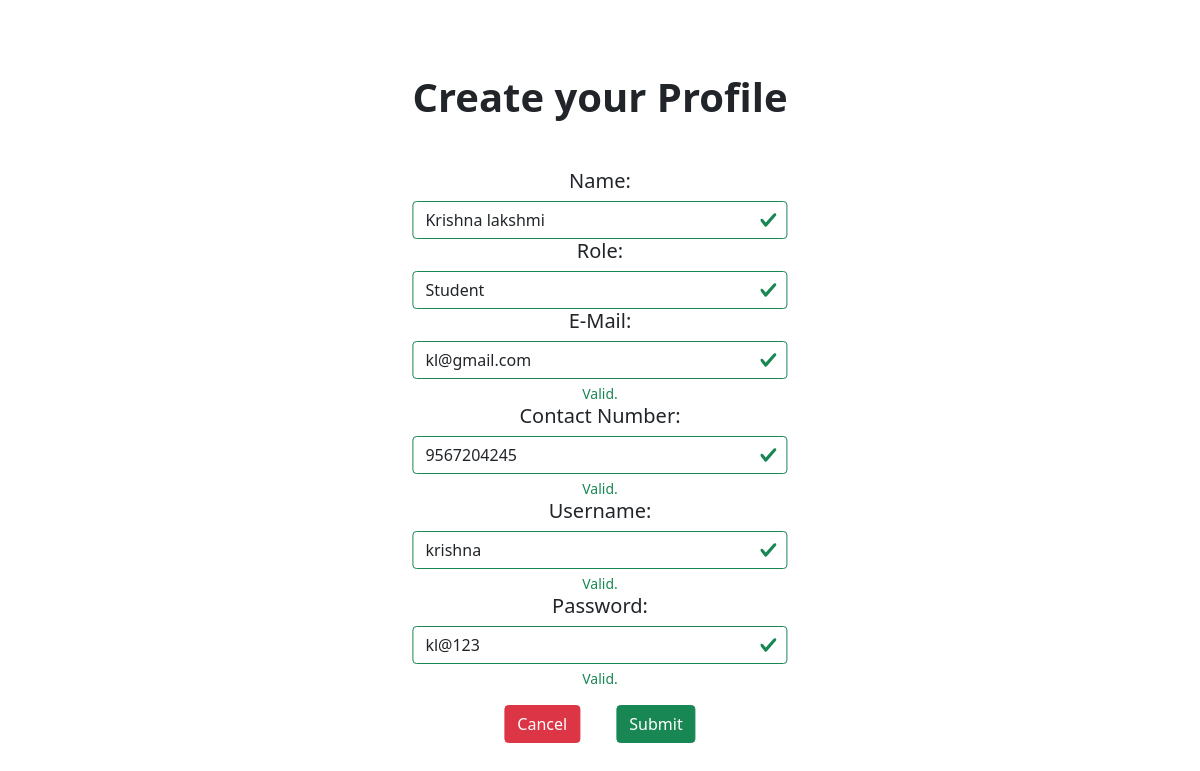
The page /Registerform/krishna on the database its author committed.
### tables this page shows
CREATE TABLE user(
			Name CHAR(25) NOT NULL,
			Role char(25),
			uname char(25) NOT NULL PRIMARY KEY,
			Pwd CHAR(100)NOT NULL UNIQUE,
			number int(10),
			email char(50));

### app.py (the view)
@app.route('/Registerform/<req>',methods=['GET','POST'])
def regform(req):
      if str(req)=='new':
            a1=request.form.get('name')
            a2=request.form.get('role')
            a3=request.form.get('uname')
            a4=request.form.get('pwd')
            a6=request.form.get('email')
            a5=request.form.get('num')
            if request.form.get('sub')=='j':
                  db.adduser(a1,a2,a3,a4,a5,a6)
                  return redirect('/userlogin')
            return render_template('regform.html',aa=req)
      else:
            a1=request.form.get('name')
            a2=request.form.get('role')
            a3=request.form.get('uname')
            a4=request.form.get('pwd')
            a6=request.form.get('email')
            a5=request.form.get('num')
            if request.form.get('sub')=='j':
                  db.deluser(req)
                  db.adduser(a1,a2,a3,a4,a5,a6)
                  t=f'/user_dashboard/{a3}'
                  return redirect(t)
            return render_template('regform.html',aa=req,k=db.userdetail(req))

### dbase.py (called while the page is built)
def userdetail(a):
    conn = sqlite3.connect('merge.db')
    cursor = conn.cursor()
    t=f"SELECT * FROM user WHERE uname='{a}'"
    cursor.execute(t)
    k=cursor.fetchall()
    conn.commit()
    conn.close()
    return k[0]

### templates/regform.html (shortened to what this page needs)
<!DOCTYPE html><html><head><title>KLlibrary</title>
  <link href="https://cdn.jsdelivr.net/npm/bootstrap@5.3.2/dist/css/bootstrap.min.css" rel="stylesheet">
    <link href="https://cdn.jsdelivr.net/npm/bootstrap@5.0.0/dist/css/bootstrap.min.css" rel="stylesheet">
</head>
<body>
<div class="position-absolute top-50 start-50 translate-middle">
<div class="container mt-3">
      <h1><b>Create your Profile</b></h1><br>
{% if aa == 'new' %}
      <form  method="POST" action='/Registerform/{{aa}}' class="was-validated" >
      <div class="mb-3 mt-3 text-center">
      <label><h5>Name:</h5></label>
      <input type="text" class="form-control"  placeholder="Enter full name" name="name" >
      <label><h5>Role:</h5></label>
      <input type="text" class="form-control" name="role" placeholder="Enter the role" >
      <label><h5>E-Mail:</h5></label>
      <input type="email" class="form-control" name="email" placeholder="Enter e-mail" required>
      <label><h5>Contact Number:</h5></label>
      <input type="tel" class="form-control" name="num" placeholder="Enter contact number" required>
      <label><h5>Username:</h5></label>
      <input type="text" class="form-control" name="uname" placeholder="Enter username" required>
      <label><h5>Password:</h5></label>
      <input type="text" class="form-control" name="pwd" placeholder="Enter password" required>
      </div>
      <div class="text-center">
      <a href="/userlogin" type="submit" name="form" value="usrform" class="btn btn-danger">Cancel</a>&emsp;&emsp;
      <button type="submit" name="sub" value="j" class="btn btn-success">Submit</button></div>
      </form>
      </div>
      </div>
{% else %}
      <form  method="POST" action='/Registerform/{{aa}}' class="was-validated">
      <div class="mb-3 mt-3 text-center">
      <label><h5>Name:</h5></label>
      <input type="text" class="form-control" value='{{k[0]}}' name="name" required>
      <label><h5>Role:</h5></label>
      <input type="text" class="form-control" name="role" value='{{k[1]}}'>
      <label><h5>E-Mail:</h5></label>
      <input type="email" class="form-control" name="email" value='{{k[5]}}' required>
      <div class="valid-feedback">Valid.</div>
      <label><h5>Contact Number:</h5></label>
      <input type="tel" class="form-control" name="num" value={{k[4]}}>
      <div class="valid-feedback">Valid.</div>
      <label><h5>Username:</h5></label>
      <input type="text" class="form-control" name="uname" value='{{k[2]}}' required>
      <div class="valid-feedback">Valid.</div>
      <label><h5>Password:</h5></label>
      <input type="text" class="form-control" name="pwd" value='{{k[3]}}' required>
      <div class="valid-feedback">Valid.</div>
      </div>
      <div class="text-center">
      <a href="/userlogin" type="submit" name="form" value="usrform" class="btn btn-danger">Cancel</a>&emsp;&emsp;
      <button type="submit" name="sub" value="j" class="btn btn-success">Submit</button></div>
      </form>
      </div>
      </div>
{% endif %}
</body>
</html>

### rows shown on the page
user: name "Krishna lakshmi", role "Student", email "kl@gmail.com", num "9567204245", uname "krishna", pwd "kl@123"
